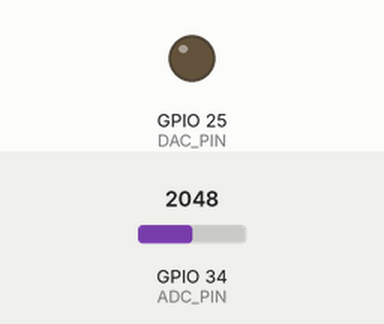
Simulated run of this sketch. Board: ESP32. Parts: output pins drawn as LEDs (lit = HIGH). The test bench sets the inputs (shaded band); at power-on: GPIO 34 (ADC_PIN) = 2048.

Above: at 1.2 s.
1.3 s: GPIO 34 (ADC_PIN) set to 2866
At 2.5 s:
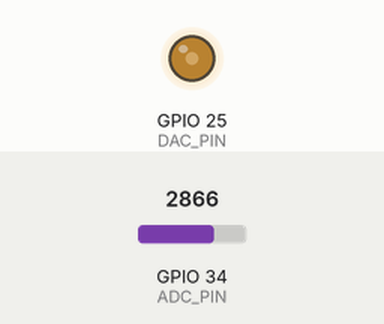
2.8 s: GPIO 34 (ADC_PIN) set to 3603
At 3.6 s:
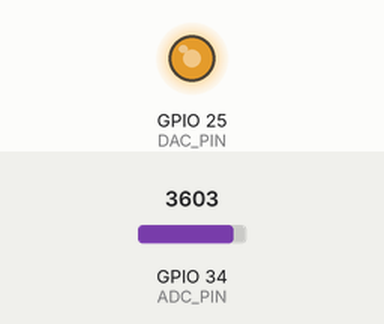
4.3 s: GPIO 34 (ADC_PIN) set to 2047
At 4.7 s:
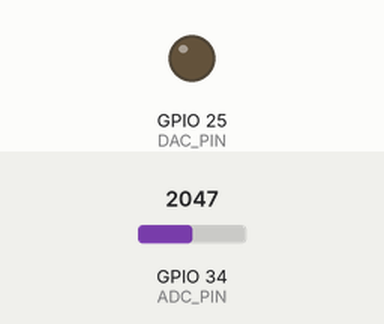
5.8 s: GPIO 34 (ADC_PIN) set to 1228
At 7.0 s:
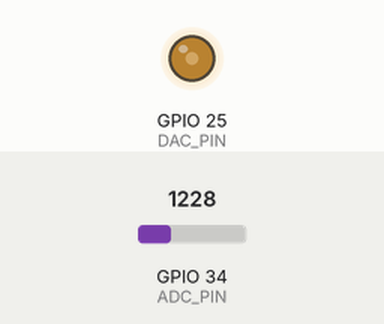
Timing chart, 0 to 8.3 s (numbered marks = the images above; inputs shaded):
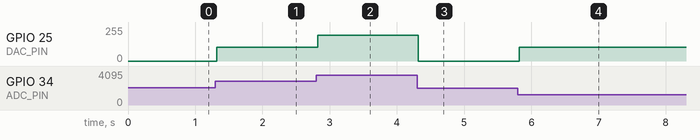

Measured:
- after the input at 1.3 s, GPIO 25 (DAC_PIN): 0/255 → 102/255 at once
- after the input at 2.8 s, GPIO 25 (DAC_PIN): 102/255 → 194/255 at once
- after the input at 4.3 s, GPIO 25 (DAC_PIN): 194/255 → 0/255 at once
- after the input at 5.8 s, GPIO 25 (DAC_PIN): 0/255 → 102/255 at once

The sketch:

vlc_photodiode_receiver.ino
```cpp
// VLC Receiver for ESP32
// Reads photodiode AC signal on ADC pin (GPIO34)
// Demodulates + smooths it
// Outputs audio on DAC GPIO25 (DAC1)

#include <driver/adc.h>
#include <driver/dac.h>

#define ADC_PIN 34      // Your photodiode input
#define DAC_PIN 25      // Output to LM386

// Low-pass filter coefficient for smoothing the envelope
// Increase for smoother audio, decrease for sharper audio
float alpha = 0.05;

void setup() {
  Serial.begin(115200);

  // Initialize ADC
  adc1_config_width(ADC_WIDTH_12Bit);
  adc1_config_channel_atten(ADC1_CHANNEL_6, ADC_ATTEN_DB_11);
  // ADC1_CHANNEL_6 = GPIO34

  // Initialize DAC
  dac_output_enable(DAC_CHANNEL_1);  // GPIO25
}

void loop() {
  // 1) Read raw ADC sample
  int raw = adc1_get_raw(ADC1_CHANNEL_6);

  // The ADC reading is biased around 1.65V.
  // Remove the DC offset by subtracting a midpoint (approx. 2048).
  int centered = raw - 2048;

  // 2) Envelope detection (absolute value)
  int envelope = abs(centered);

  // 3) Low-pass filter to smooth audio
  static float smooth = 0;
  smooth = smooth + alpha * (envelope - smooth);

  // Map filtered envelope to 0–255 for DAC
  int audioOut = constrain((int)(smooth / 8), 0, 255);

  // 4) Output to DAC -> LM386 -> speaker
  dac_output_voltage(DAC_CHANNEL_1, audioOut);

  // Delay to get ~20 kHz sampling rate
  delayMicroseconds(50);
}
```
